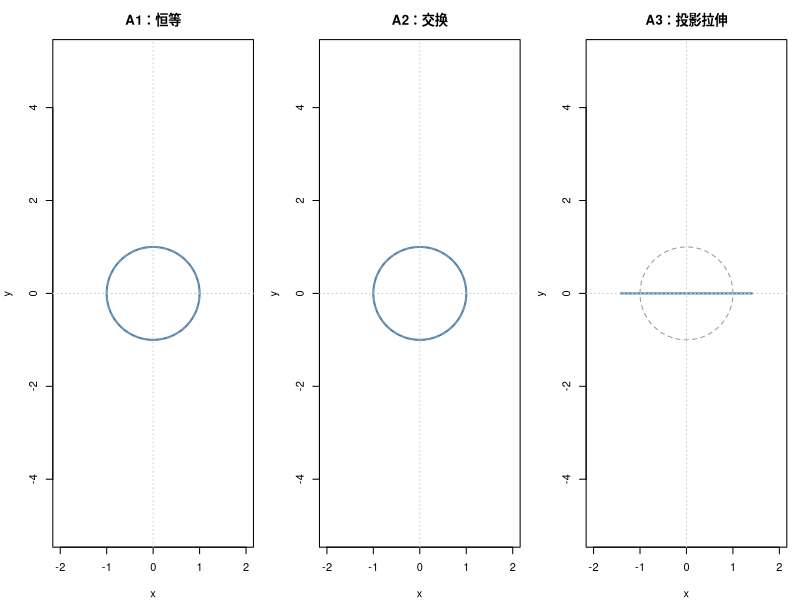
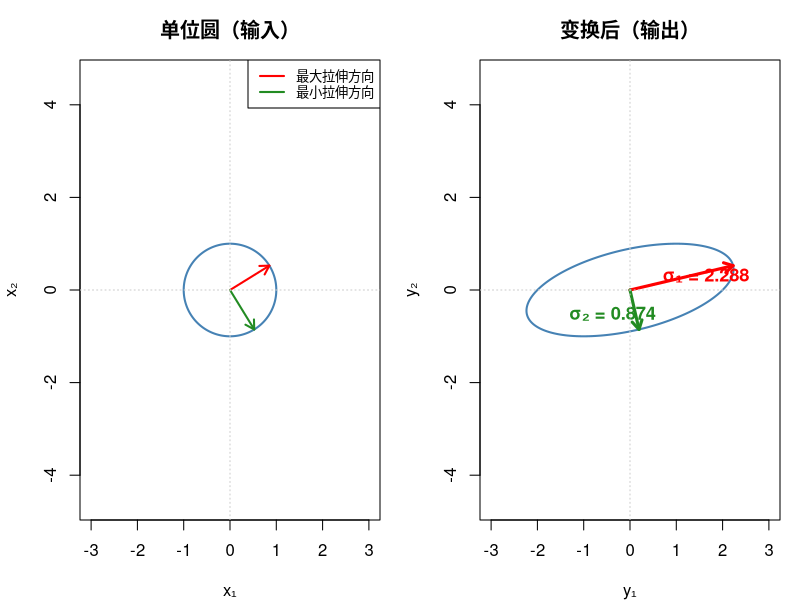
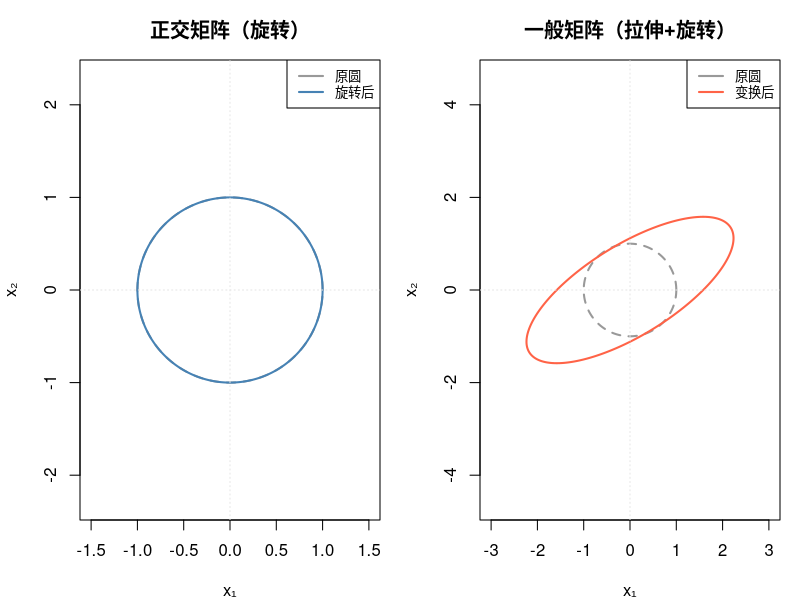
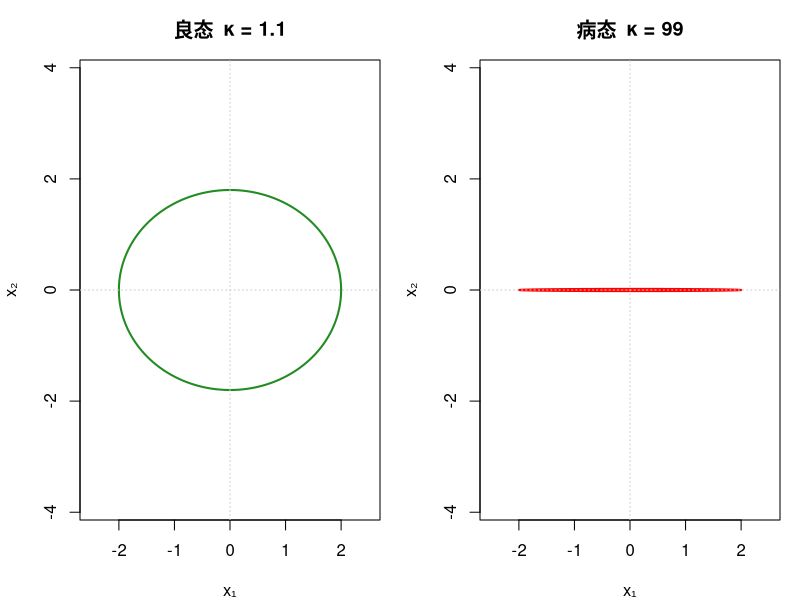
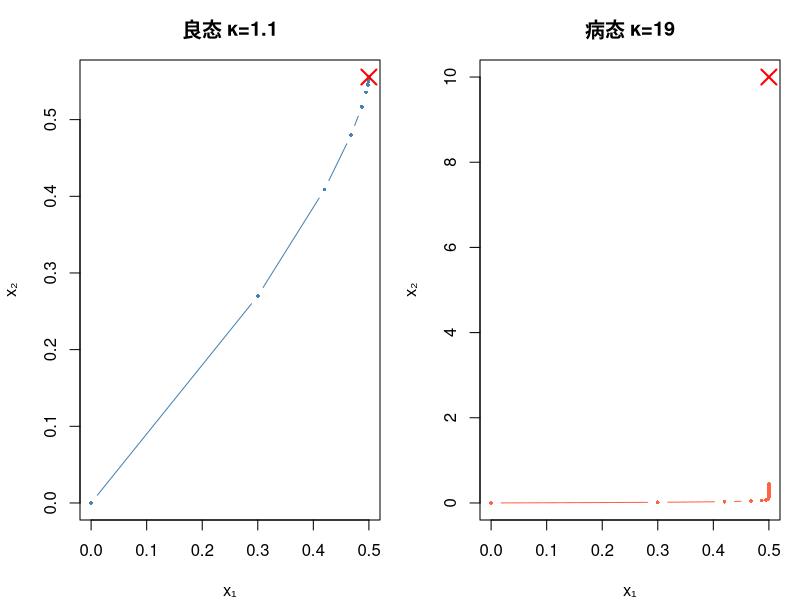

These figures' R source, in order:
## ---- chunk 1
#| label: setup
rm(list = ls())
## ---- chunk 2
#| label: trace-def
A <- matrix(c(1, 2,
              3, 4), nrow = 2, byrow = TRUE)       # byrow 参数指定按行生成矩阵
A

# 根据迹的定义，计算迹
sum(diag(A))  # 1 + 4 = 5

# R 没有内置 tr()，但可以自己写一个方便的辅助函数，计算矩阵的迹
tr <- function(A) {
    sum(diag(A))
}
tr(A)
## ---- chunk 3
B3 <- matrix(c(2, -1, 0,
               0,  3, 5,
               1,  0, -2), nrow = 3, byrow = TRUE)
B3
tr(B3)  # 2 + 3 + (-2) = 3
## ---- chunk 4
#| code-fold: true
#| code-summary: "点击查看"

# diag 函数也可以构造 n - 维 单位矩阵
tr(diag(5))  # 单位矩阵对角线全是 1，所以 tr(I_n) = n
## ---- chunk 5
#| label: trace-props
B <- matrix(c(5, 6,
              7, 8), nrow = 2, byrow = TRUE)

# 性质 1：线性
tr(A + B)
tr(A) + tr(B)
cat("线性 : tr(A+B) = tr(A) + tr(B)",(tr(A+B) == tr(A) + tr(B)))

# 性质 2：齐次
tr(3 * A)
3 * tr(A)
cat("齐次 : tr(3 * A) = 3 * tr(A)",(tr(3 * A) == 3 * tr(A)))

# 性质 3：循环 —— tr(AB) = tr(BA), 注意，不限于两个矩阵，三个，四个都可以
tr(A %*% B)
tr(B %*% A)
C <- matrix(c(9,10,11,12), nrow=2, byrow = TRUE)
tr(A %*% B %*% C)
tr(B %*% C %*% A)
tr(C %*% A %*% B)
tr(C %*% B %*% A)
tr(A %*% C %*% B)
cat("循环 : tr(AB) = tr(BA)",(tr(A %*% B) == tr(B %*% A)))

# 性质 4：相似不变性
P <- matrix(c(2,3,4,5), nrow=2, byrow=TRUE)
tr(A)
tr(P %*% A %*% solve(P))

# 性质 5：转置不变性
tr(A)
tr(t(A))
cat("转置 : tr(A) = tr(A^T)",(tr(A) == tr(t(A))))

# ⚠️ 常见误区
c(tr_AB = tr(A %*% B), tr_A_times_tr_B = tr(A) * tr(B))
cat("误区 : tr(AB) = tr(A) * tr(B)",(tr(A %*% B) == tr(A) * tr(B)))

## ---- chunk 6
##| code-fold: true
#| code-summary: "点击查看"
set.seed(42)
X <- matrix(rnorm(9), 3)
Y <- matrix(rnorm(9), 3)
Z <- matrix(rnorm(9), 3)

c(tr_XYZ = tr(X %*% Y %*% Z),
  tr_YZX = tr(Y %*% Z %*% X),
  tr_ZXY = tr(Z %*% X %*% Y))
# 三者相等（浮点误差内）
## ---- chunk 7
#| label: trace-eigen
eig <- eigen(A)      # 特征分解
eig$values           # 特征值（可以是复数）
sum(eig$values)      # 特征值之和
tr(A)                # 迹
# 两者相等
## ---- chunk 8
#| code-fold: true
#| code-summary: "点击查看"
S <- matrix(c(4, 2, 1,
              2, 5, 3,
              1, 3, 6), nrow = 3, byrow = TRUE)
# 验证对称
all(S == t(S))

eig_S <- eigen(S)
eig_S$values                    # 全是实数
c(sum_eigenvalues = sum(eig_S$values), trace = tr(S))
## ---- chunk 9
#| label: frob-def
M <- matrix(c(2, -1, 0,
              0,  3, 5,
              1,  0, -2), nrow = 3, byrow = TRUE)
M

# 手动
sqrt(sum(M^2))

# 内置 Frobenius 范数
norm(M, "F")
## ---- chunk 10
norm(M, "F")^2       # 带 F 参数意思是 F 范数，否则默认是谱范数（后面会讲到）
tr(t(M) %*% M)
## ---- chunk 11
norm(M, "F")^2

# 也等于 A'A 的特征值之和
sum(eigen(t(M) %*% M)$values)
sum(eigen(M %*% t(M))$values)
## ---- chunk 12
#| label: frob-problem
#| fig-width: 9
#| fig-height: 4
A1 <- diag(2)                         # 恒等变换
A2 <- matrix(c(0,1,1,0), 2)          # 交换坐标
A3 <- matrix(c(sqrt(2),0,0,0), 2)    # 把第一分量拉伸，第二分量压到 0

cat("Frobenius 范数都是", norm(A1, "F"), "\n")

# 但对 x = (1, 0) 的作用完全不同
x <- c(1, 0)
cat("A1·x =", A1 %*% x, " （不变）\n")
cat("A2·x =", A2 %*% x, " （交换）\n")
cat("A3·x =", A3 %*% x, " （拉伸+投影）\n")

# 可视化
theta <- seq(0, 2 * pi, length.out = 300)
circle <- rbind(cos(theta), sin(theta))

par(mfrow = c(1, 3), mar = c(4, 4, 3, 1))
for (info in list(list(A1, "A1：恒等"), list(A2, "A2：交换"), list(A3, "A3：投影拉伸"))) {
  img <- info[[1]] %*% circle
  plot(img[1, ], img[2, ], type = "l", asp = 1,
       xlim = c(-2, 2), ylim = c(-2, 2), lwd = 2, col = "steelblue",
       xlab = "x", ylab = "y", main = info[[2]])
  lines(cos(theta), sin(theta), lty = 2, col = "grey60")
  abline(h = 0, v = 0, col = "grey80", lty = 3)
}
## ---- chunk 13
#| label: elem-norms
cat("Frobenius:", norm(M, "F"), "\n")
cat("和范数:   ", sum(abs(M)), "\n")
cat("最大范数: ", max(abs(M)), "\n")
## ---- chunk 14
sapply(c(2, 5, 10, 100), function(n) norm(diag(n), "F"))
## ---- chunk 15
#| label: operator-vis
#| fig-width: 10
#| fig-height: 5

# 变换矩阵，x 方向拉升两倍，y 方向不变， 水平剪切（y分量叠加到x上，产生水平倾斜）
A_demo <- matrix(c(2, 1,
                    0, 1), nrow = 2, byrow = TRUE)

theta <- seq(0, 2 * pi, length.out = 500)
circle <- rbind(cos(theta), sin(theta))     # 圆周的坐标矩阵
ellipse <- A_demo %*% circle                # 通过A_demo变换圆坐标矩阵，得到一个椭圆

# 每个变换后向量的长度
len_after <- sqrt(colSums(ellipse^2))
idx_max <- which.max(len_after)
idx_min <- which.min(len_after)

par(mfrow = c(1, 2), mar = c(4, 4, 3, 1))

# 左图：单位圆上标出"最大拉伸方向"
plot(circle[1, ], circle[2, ], type = "l", asp = 1,
     xlim = c(-3, 3), ylim = c(-3, 3),
     col = "steelblue", lwd = 2,
     main = "单位圆（输入）", xlab = "x₁", ylab = "x₂")
arrows(0, 0, circle[1, idx_max], circle[2, idx_max],
       col = "red", lwd = 2, length = .1)
arrows(0, 0, circle[1, idx_min], circle[2, idx_min],
       col = "forestgreen", lwd = 2, length = .1)
abline(h = 0, v = 0, col = "grey80", lty = 3)
legend("topright", c("最大拉伸方向", "最小拉伸方向"),
       col = c("red", "forestgreen"), lwd = 2, cex = .8)

# 右图：椭圆
plot(ellipse[1, ], ellipse[2, ], type = "l", asp = 1,
     xlim = c(-3, 3), ylim = c(-3, 3),
     col = "steelblue", lwd = 2,
     main = "变换后（输出）", xlab = "y₁", ylab = "y₂")
arrows(0, 0, ellipse[1, idx_max], ellipse[2, idx_max],
       col = "red", lwd = 3, length = .1)
text(ellipse[1, idx_max] * .6 + .3, ellipse[2, idx_max] * .6,
     paste0("σ₁ = ", round(max(len_after), 3)),
     col = "red", cex = 1.1, font = 2)
arrows(0, 0, ellipse[1, idx_min], ellipse[2, idx_min],
       col = "forestgreen", lwd = 3, length = .1)
text(ellipse[1, idx_min] * .6 - .5, ellipse[2, idx_min] * .6,
     paste0("σ₂ = ", round(min(len_after), 3)),
     col = "forestgreen", cex = 1.1, font = 2)
abline(h = 0, v = 0, col = "grey80", lty = 3)
## ---- chunk 16
svd(A_demo)$d
norm(A_demo, "2")   # 等于最大奇异值
## ---- chunk 17
#| label: three-op-norms
A_ex <- matrix(c(2, 1,
                 0, 3), nrow = 2, byrow = TRUE)
A_ex

# 列和范数：每列绝对值之和，取最大
col_sums <- colSums(abs(A_ex)); col_sums
norm(A_ex, "1")   # max(2, 4) = 4

# 行和范数：每行绝对值之和，取最大
row_sums <- rowSums(abs(A_ex)); row_sums
norm(A_ex, "I")   # max(3, 3) = 3

# 谱范数
AtA <- crossprod(A_ex)          # 高效的 t(A) %*% A
eigen(AtA)$values |> sqrt()     # 奇异值定义：   A^TA 的特征值开根号就是 A 的奇异值
norm(A_ex, "2")                 # 谱范数定义：最大奇异值 ≈ 3.26
## ---- chunk 18
#| code-fold: true
#| code-summary: "点击查看"
I5 <- diag(5)
c(col_sum = norm(I5, "1"),
  spectral = norm(I5, "2"),
  row_sum  = norm(I5, "I"),
  frobenius = norm(I5, "F"))   # Frobenius 不是 1！
## ---- chunk 19
#| label: spectral-proof
# 用具体例子走一遍证明
A_demo

AtA <- crossprod(A_demo)
eig <- eigen(AtA)
cat("A'A 的特征值:", eig$values, "\n")
cat("sqrt(λ_max) =", sqrt(eig$values[1]), "\n")
cat("norm(A, '2') =", norm(A_demo, "2"), "\n")

# 达到最大拉伸的方向：A'A 最大特征值对应的特征向量
v_max <- eig$vectors[, 1]
cat("\n最大拉伸方向 v =", round(v_max, 4), "\n")
cat("||Av||_2 =", sqrt(sum((A_demo %*% v_max)^2)), "\n")
## ---- chunk 20
any_Array <- matrix(rnorm(60), nrow=6, byrow=TRUE)
# 得到实对称矩阵
s_Array <- crossprod(any_Array)   # s_Array <- t(any_Array) %*% any_Array
# 谱分解/特征值分解
eig_Array <- eigen(s_Array)
# 得到特征值和特征矩阵
values_Array <- eig_Array$values 
matrix_Array <- eig_Array$vectors
diag_Array <- diag(values_Array)
# 验证
duplicated_Array <- matrix_Array %*% diag_Array %*% t(matrix_Array)
all.equal(s_Array, duplicated_Array)
# 奇异值, 理论上特征值应该大于0，但是计算机的浮点误差可能产生很小的负数
svd_values <- sqrt(pmax(values_Array,0))
svd_values_direct <- svd(any_Array)$d
# svd() 只返回 min(m, n) 个奇异值, 只取前 6 个（非零的奇异值）
all.equal(svd_values[1:6],svd_values_direct)
# 谱范数
spectral_norm <- max(svd_values)
# 验证谱范数
all.equal(spectral_norm, norm(any_Array,"2"))
## ---- chunk 21
#| label: spectral-uses
S <- matrix(c(4, 2,
              2, 3), nrow = 2, byrow = TRUE)
eig_S <- eigen(S)

cat("对称矩阵 S 的谱分解\n")
cat("特征值:", eig_S$values, "\n")
cat("特征向量矩阵 P:\n")
print(round(eig_S$vectors, 4))

# 重建：S = P Λ P'
P <- eig_S$vectors
Lambda <- diag(eig_S$values)
S_rebuilt <- P %*% Lambda %*% t(P)
cat("\n重建误差:", max(abs(S - S_rebuilt)), "\n")

# 用谱分解算 S 的 10 次方
Lambda_10 <- diag(eig_S$values^10)
S_10 <- P %*% Lambda_10 %*% t(P)
cat("\nS^10 (通过谱分解):\n")
print(round(S_10))

# 直接算验证
S_10_direct <- Reduce(`%*%`, replicate(10, S, simplify = FALSE))
cat("直接连乘 S^10:\n")
print(round(S_10_direct))
## ---- chunk 22
#| label: ortho-props
# 构造 30° 旋转矩阵
angle <- pi / 6
Q <- matrix(c(cos(angle), -sin(angle),
              sin(angle),  cos(angle)), nrow = 2, byrow = TRUE)
cat("30° 旋转矩阵 Q:\n")
print(round(Q, 4))

# 性质 1：Q'Q = I
cat("\nQ'Q:\n")
print(round(crossprod(Q), 10))

# 性质 2：保长度
x <- c(3, 4)
c(before = sqrt(sum(x^2)), after = sqrt(sum((Q %*% x)^2)))

# 性质 3：条件数
kappa(Q)

# 性质 4：谱范数 = 1
norm(Q, "2")

# 性质 5：乘积仍正交
Q2 <- matrix(c(cos(pi/4), -sin(pi/4),
               sin(pi/4),  cos(pi/4)), nrow = 2, byrow = TRUE)
QQ2 <- Q %*% Q2
cat("\nQ·Q2 的 Q'Q:\n")
print(round(crossprod(QQ2), 10))
## ---- chunk 23
#| label: ortho-vs-general
#| fig-width: 10
#| fig-height: 5
theta <- seq(0, 2 * pi, length.out = 300)
circle <- rbind(cos(theta), sin(theta))

par(mfrow = c(1, 2), mar = c(4, 4, 3, 1))

# 正交矩阵：圆还是圆
img_Q <- Q %*% circle
plot(circle[1,], circle[2,], type = "l", asp = 1,
     xlim = c(-1.5, 1.5), ylim = c(-1.5, 1.5),
     col = "grey60", lwd = 2, lty = 2,
     main = "正交矩阵（旋转）", xlab = "x₁", ylab = "x₂")
lines(img_Q[1,], img_Q[2,], col = "steelblue", lwd = 2)
legend("topright", c("原圆", "旋转后"), col = c("grey60", "steelblue"), lwd = 2, cex = .8)
abline(h = 0, v = 0, col = "grey90", lty = 3)

# 一般矩阵：圆变椭圆
G <- matrix(c(2, 1, 0.5, 1.5), 2, byrow = TRUE)
img_G <- G %*% circle
plot(circle[1,], circle[2,], type = "l", asp = 1,
     xlim = c(-3, 3), ylim = c(-3, 3),
     col = "grey60", lwd = 2, lty = 2,
     main = "一般矩阵（拉伸+旋转）", xlab = "x₁", ylab = "x₂")
lines(img_G[1,], img_G[2,], col = "tomato", lwd = 2)
legend("topright", c("原圆", "变换后"), col = c("grey60", "tomato"), lwd = 2, cex = .8)
abline(h = 0, v = 0, col = "grey90", lty = 3)
## ---- chunk 24
#| label: condition-vis
#| fig-width: 10
#| fig-height: 5
theta <- seq(0, 2 * pi, length.out = 300)
circle <- rbind(cos(theta), sin(theta))

good <- diag(c(2, 1.8))   # 条件数 ≈ 1.1
bad  <- diag(c(2, 0.02))  # 条件数 = 100

par(mfrow = c(1, 2), mar = c(4, 4, 3, 1))

img_good <- good %*% circle
plot(img_good[1,], img_good[2,], type = "l", asp = 1,
     xlim = c(-2.5, 2.5), ylim = c(-2.5, 2.5),
     col = "forestgreen", lwd = 2,
     main = paste0("良态  κ = ", round(kappa(good), 1)),
     xlab = "x₁", ylab = "x₂")
abline(h = 0, v = 0, col = "grey80", lty = 3)

img_bad <- bad %*% circle
plot(img_bad[1,], img_bad[2,], type = "l", asp = 1,
     xlim = c(-2.5, 2.5), ylim = c(-0.1, 0.1),
     col = "red", lwd = 2,
     main = paste0("病态  κ = ", round(kappa(bad))),
     xlab = "x₁", ylab = "x₂")
abline(h = 0, v = 0, col = "grey80", lty = 3)
## ---- chunk 25
#| label: condition-demo
set.seed(1)

# 构造一个病态矩阵
n <- 5
U <- qr.Q(qr(matrix(rnorm(n^2), n)))   # 随机正交矩阵
sigma_good <- c(5, 4, 3, 2, 1)         # 良态奇异值
sigma_bad  <- c(5, 4, 3, 2, 0.001)     # 病态奇异值

A_good <- U %*% diag(sigma_good) %*% t(U)
A_bad  <- U %*% diag(sigma_bad)  %*% t(U)

cat("良态矩阵条件数:", kappa(A_good), "\n")
cat("病态矩阵条件数:", kappa(A_bad), "\n")

# 给 b 加一点微小扰动
x_true <- rep(1, n)
b_good <- A_good %*% x_true
b_bad  <- A_bad  %*% x_true

perturbation <- rnorm(n, sd = 1e-6)

x_good_perturbed <- solve(A_good, b_good + perturbation)
x_bad_perturbed  <- solve(A_bad,  b_bad  + perturbation)

cat("\n输入扰动大小:", sqrt(sum(perturbation^2)), "\n")
cat("良态：解的偏差 =", sqrt(sum((x_good_perturbed - x_true)^2)), "\n")
cat("病态：解的偏差 =", sqrt(sum((x_bad_perturbed  - x_true)^2)), "\n")
cat("误差放大倍数差异约:", 
    round(sqrt(sum((x_bad_perturbed - x_true)^2)) /
          sqrt(sum((x_good_perturbed - x_true)^2))), "倍\n")
## ---- chunk 26
#| label: condition-gradient
#| fig-width: 8
#| fig-height: 5
# 模拟二维梯度下降：良态 vs 病态
gradient_descent <- function(A, b, lr, n_steps) {
  x <- c(0, 0)
  path <- matrix(NA, n_steps + 1, 2)
  path[1, ] <- x
  for (i in seq_len(n_steps)) {
    grad <- crossprod(A, A %*% x - b)  # A'(Ax - b)
    x <- x - lr * grad
    path[i + 1, ] <- x
  }
  path
}

b_target <- c(1, 1)
steps <- 30

# 良态
A_gd_good <- matrix(c(2, 0, 0, 1.8), 2)
path_good <- gradient_descent(A_gd_good, b_target, lr = 0.15, steps)

# 病态
A_gd_bad <- matrix(c(2, 0, 0, 0.1), 2)
path_bad <- gradient_descent(A_gd_bad, b_target, lr = 0.15, steps)

par(mfrow = c(1, 2), mar = c(4, 4, 3, 1))

# 良态
x_sol <- solve(A_gd_good, b_target)
plot(path_good[, 1], path_good[, 2], type = "b", pch = 16, cex = .5,
     col = "steelblue",
     main = paste0("良态 κ=", round(kappa(A_gd_good), 1)),
     xlab = "x₁", ylab = "x₂",
     xlim = range(path_good[, 1], x_sol[1]),
     ylim = range(path_good[, 2], x_sol[2]))
points(x_sol[1], x_sol[2], pch = 4, cex = 2, col = "red", lwd = 2)

# 病态
x_sol2 <- solve(A_gd_bad, b_target)
plot(path_bad[, 1], path_bad[, 2], type = "b", pch = 16, cex = .5,
     col = "tomato",
     main = paste0("病态 κ=", round(kappa(A_gd_bad))),
     xlab = "x₁", ylab = "x₂",
     xlim = range(path_bad[, 1], x_sol2[1]),
     ylim = range(path_bad[, 2], x_sol2[2]))
points(x_sol2[1], x_sol2[2], pch = 4, cex = 2, col = "red", lwd = 2)
## ---- chunk 27
#| label: eig-vs-svd
# 对称正定矩阵
S <- matrix(c(4, 2, 2, 3), 2, byrow = TRUE)
cat("对称正定矩阵 S:\n"); print(S)
cat("特征值:", eigen(S)$values, "\n")
cat("奇异值:", svd(S)$d, "\n")
cat("→ 相等！\n\n")

# 一般矩阵
G <- matrix(c(2, 1, 0, 3), 2, byrow = TRUE)
cat("一般矩阵 G:\n"); print(G)
cat("特征值:", eigen(G)$values, "\n")
cat("奇异值:", svd(G)$d, "\n")
cat("→ 不一定相等\n\n")

# 谱范数 = 最大奇异值
cat("谱范数 ||G||_2 =", norm(G, "2"), "\n")
cat("最大奇异值   =", max(svd(G)$d), "\n")
## ---- chunk 28
#| label: schatten-norms
schatten <- function(A, p) {
  s <- svd(A)$d
  if (p == Inf) max(s) else sum(s^p)^(1/p)
}

cat("矩阵 G:\n"); print(G)
cat("奇异值:", round(svd(G)$d, 4), "\n\n")

cat("Schatten-∞ (谱范数):", schatten(G, Inf), "  =  norm(G,'2'):", norm(G, "2"), "\n")
cat("Schatten-2 (Frobenius):", schatten(G, 2), "  =  norm(G,'F'):", norm(G, "F"), "\n")
cat("Schatten-1 (核范数):", schatten(G, 1), "\n")
## ---- chunk 29
#| label: schatten-unitary
U_rand <- qr.Q(qr(matrix(rnorm(4), 2)))
V_rand <- qr.Q(qr(matrix(rnorm(4), 2)))

cat("||G||_F =", norm(G, "F"), "\n")
cat("||UGV||_F =", norm(U_rand %*% G %*% V_rand, "F"), "\n")
## ---- chunk 30
#| label: submult
A_sm <- matrix(c(1, 2, 3, 4), 2, byrow = TRUE)
B_sm <- matrix(c(5, 6, 7, 8), 2, byrow = TRUE)

# 各种范数都满足次可乘性
for (type in c("1", "2", "I", "F")) {
  lhs <- norm(A_sm %*% B_sm, type)
  rhs <- norm(A_sm, type) * norm(B_sm, type)
  cat(sprintf("||AB||_%s = %.2f  ≤  ||A||·||B|| = %.2f  ✓\n", type, lhs, rhs))
}
## ---- chunk 31
#| code-fold: true
#| code-summary: "点击查看"
X <- matrix(c(1, 1, 1, 1), 2)
max_norm <- function(A) max(abs(A))

cat("||X||_M =", max_norm(X), "\n")
cat("||X²||_M =", max_norm(X %*% X), "\n")
cat("||X||_M² =", max_norm(X)^2, "\n")
cat("2 > 1 → 次可乘性不成立！\n")
## ---- chunk 32
x_test <- c(1, -2)
cat("||Ax||_2 =", sqrt(sum((G %*% x_test)^2)), "\n")
cat("||A||_2 · ||x||_2 =", norm(G, "2") * sqrt(sum(x_test^2)), "\n")
cat("前者 ≤ 后者 ✓\n")
## ---- chunk 33
#| label: equivalence
# 验证 ||A||_2 ≤ ||A||_F ≤ sqrt(min(m,n)) ||A||_2
cat("||G||_2 =", norm(G, "2"), "\n")
cat("||G||_F =", norm(G, "F"), "\n")
cat("√2 · ||G||_2 =", sqrt(2) * norm(G, "2"), "\n\n")

cat("验证: ||G||_2 ≤ ||G||_F ≤ √min(m,n)·||G||_2\n")
cat(norm(G, "2"), "≤", norm(G, "F"), "≤", sqrt(2) * norm(G, "2"), "\n")
## ---- chunk 34
#| label: backward-error
A_be <- matrix(c(1, 2, 3, 4), 2, byrow = TRUE)
b_be <- c(5, 6)
x_true <- solve(A_be, b_be)

# 模拟近似解
x_approx <- x_true + c(0.01, -0.01)

# 残差
r <- as.vector(A_be %*% x_approx - b_be)
cat("残差 r:", r, "\n")

# 扰动矩阵
Delta_A <- -outer(r, x_approx) / sum(x_approx^2)

# 验证 (A + ΔA) x_approx = b
cat("验证:", as.vector((A_be + Delta_A) %*% x_approx), "≈ b =", b_be, "\n")

# 相对扰动
cat("相对扰动 ||ΔA||/||A|| =", norm(Delta_A, "2") / norm(A_be, "2"), "\n")
## ---- chunk 35
#| label: ridge
set.seed(42)
n <- 50; p <- 5
X <- matrix(rnorm(n * p), n)
X[, 5] <- X[, 1] + rnorm(n, sd = 0.1)  # 第 5 列几乎等于第 1 列（共线性）

beta_true <- c(1, -2, 0.5, 0, 3)
y <- X %*% beta_true + rnorm(n, sd = 0.5)

# OLS
beta_ols <- solve(crossprod(X), crossprod(X, y))

# 岭回归：闭式解 (X'X + λI)^{-1} X'y
lambda <- 1
beta_ridge <- solve(crossprod(X) + lambda * diag(p), crossprod(X, y))

cat("真实系数:   ", round(beta_true, 3), "\n")
cat("OLS 估计:   ", round(as.vector(beta_ols), 3), "\n")
cat("Ridge 估计: ", round(as.vector(beta_ridge), 3), "\n")

cat("\nX'X 条件数:", round(kappa(crossprod(X))), "\n")
cat("(X'X + λI) 条件数:", round(kappa(crossprod(X) + lambda * diag(p))), "\n")
cat("→ 岭回归大幅降低了条件数！\n")
## ---- chunk 36
#| label: lasso
# 用坐标下降实现简单的 LASSO
soft_threshold <- function(z, gamma) sign(z) * pmax(abs(z) - gamma, 0)

lasso_cd <- function(X, y, lambda, n_iter = 200) {
  n <- nrow(X); p <- ncol(X)
  beta <- rep(0, p)
  for (iter in seq_len(n_iter)) {
    for (j in seq_len(p)) {
      r_j <- y - X[, -j, drop = FALSE] %*% beta[-j]
      z_j <- crossprod(X[, j], r_j) / n
      beta[j] <- soft_threshold(z_j, lambda / 2) / (crossprod(X[, j]) / n)
    }
  }
  beta
}

beta_lasso <- lasso_cd(X, y, lambda = 0.3)

cat("真实系数:   ", round(beta_true, 3), "\n")
cat("LASSO 估计: ", round(beta_lasso, 3), "\n")
cat("→ 注意第 4 个系数（真实值=0）被压到接近零\n")
## ---- chunk 37
#| label: nuclear
# 构造一个低秩矩阵（模拟用户-电影评分）
set.seed(7)
n_users <- 20; n_movies <- 15; true_rank <- 3

U_true <- matrix(rnorm(n_users * true_rank), n_users)
V_true <- matrix(rnorm(n_movies * true_rank), n_movies)
M_true <- U_true %*% t(V_true)

# 只观测 30% 的元素
mask <- matrix(rbinom(n_users * n_movies, 1, 0.3), n_users, n_movies)
M_observed <- M_true * mask
M_observed[mask == 0] <- NA

cat("真实矩阵秩:", qr(M_true)$rank, "\n")
cat("观测比例:", mean(mask), "\n")
cat("真实矩阵的核范数:", sum(svd(M_true)$d), "\n")
cat("真实矩阵的奇异值:", round(svd(M_true)$d[1:5], 2), "...\n")
cat("→ 只有前", true_rank, "个奇异值较大，其余接近零\n")
## ---- chunk 38
#| label: bench
# 对比不同范数的计算时间
big <- matrix(rnorm(1000 * 1000), 1000)
system.time(norm(big, "1"))
system.time(norm(big, "F"))
system.time(norm(big, "2"))   # 明显慢——需要 SVD
## ---- chunk 39
#| code-fold: true
#| code-summary: "点击查看答案"
I2 <- diag(2)
A_test <- 2 * diag(2)

cat("❌ 1. 错误\n")
cat("   反例 A=B=I₂: tr(AB)=", tr(I2 %*% I2), " ≠ tr(A)·tr(B)=", tr(I2) * tr(I2), "\n\n")
cat("✅ 2. 正确（循环性质）\n\n")
cat("❌ 3. 错误：tr(A')=tr(A)，不是 -tr(A)\n\n")
cat("✅ 4. 正确\n\n")
cat("❌ 5. 错误\n")
cat("   反例 A=2I₂: tr(A)=", tr(A_test), ", tr(A⁻¹)=", tr(solve(A_test)),
    ", 1/tr(A)=", 1/tr(A_test), "\n")
## ---- chunk 40
#| code-fold: true
#| code-summary: "点击查看答案"
A_q <- matrix(c(1, 2, 3, 0), 2, byrow = TRUE)
cat("列和范数 ||A||_1 = max{|1|+|3|, |2|+|0|} = max{4, 2} =", norm(A_q, "1"), "\n")
cat("行和范数 ||A||_∞ = max{|1|+|2|, |3|+|0|} = max{3, 3} =", norm(A_q, "I"), "\n")
cat("Frobenius ||A||_F = √(1+4+9+0) = √14 ≈", round(norm(A_q, "F"), 3), "\n")
## ---- chunk 41
#| code-fold: true
#| code-summary: "点击查看答案"
Q_test <- (1/sqrt(2)) * matrix(c(1, 1, 1, -1), 2, byrow = TRUE)
cat("Q'Q:\n")
print(round(crossprod(Q_test), 10))
cat("→ 是单位矩阵，所以 Q 是正交矩阵 ✓\n")
cat("条件数:", kappa(Q_test), "\n")
cat("det(Q) =", det(Q_test), "（-1 表示反射）\n")
## ---- chunk 42
cat("🎉 学习完成！下一站：SVD（奇异值分解）\n")
